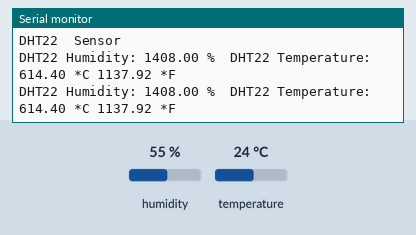
A sketch run on a simulated Arduino Uno, built with avr-gcc and run on an emulated ATmega328P. Shown: the last lines printed to the serial monitor. Wiring (inferred from the names in the program): DHT11 sensor: data pin 2. The inputs (shaded band) are chosen by the test bench; at power-on: humidity 55 %, temperature 24 °C.

Above: at 4.8 s.
4.9 s: humidity set to 22 %
At 7.4 s:
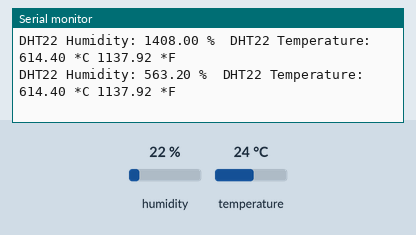
7.9 s: temperature set to 12 °C
At 9.2 s:
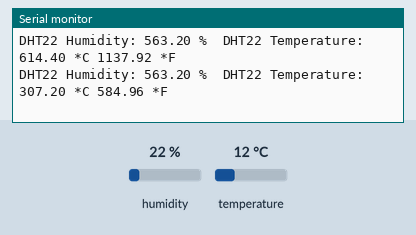
10.9 s: humidity set to 40 %
At 12.8 s:
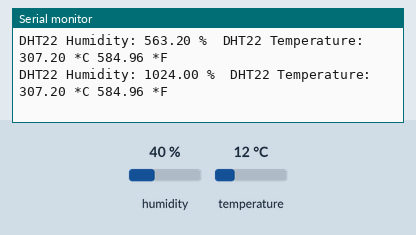
Timing chart, 0 to 14.3 s (numbered marks = the images above; inputs shaded):
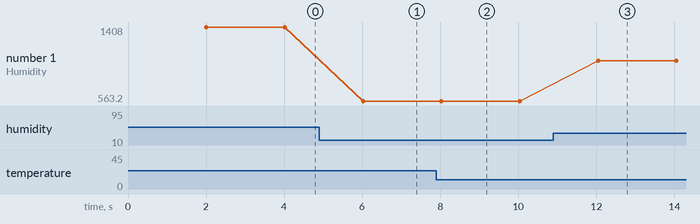

Measured:
- after the input at 4.9 s, the serial monitor: prints a new line after 1.1 s (image 1)
- after the input at 7.9 s, the serial monitor: prints a new line after 0.13 s (image 2)
- after the input at 10.9 s, the serial monitor: prints a new line after 1.1 s (image 3)
- plotted number 1: 1408 → 563.2 after the input at 4.9 s, 563.2 → 1024 after the input at 10.9 s

The sketch:

7_ESP8266_________________________________DHT11_____LM35_Cm.ino
```cpp
/****************
  คอร์ส การใช้งาน ESP8266 ฉบับจับมือทำ สำหรับผู้เริ่มต้น
  https://www.facebook.com/IOTProductDesign/
****************/
#include "DHT.h"          // include file .h เพื่อใช้งาน Library

#define DHTPIN 2         // DHT Pin  กำหนดเป็น D4
#define DHTTYPE DHT22   // DHT 22  (AM2302), AM2321 หากใช้ DHT22 ให้ uncomment บรรทัดนี้ แล้ว comment บรรทัด DHT11 ออกแทน

DHT dht(DHTPIN, DHTTYPE); // ประกาศตัวแปรคลาส dht

void setup() {
  Serial.begin(9600);                       // เซต Baud rate ของ Serial Port เป็น 9600 ที่ใช้สำหรับ Serial Monitor
  Serial.println("DHT22  Sensor");    // ส่งข้อความออกทาง Serial Monitor พร้อมขึ้นบรรทัดใหม่
  dht.begin();                              // initial ตัวแปรคลาส dht
}

void loop() {

  delay(2000);                              // หน่วงเวลา 2 วินาทีให้เซนเซอร์ทำงาน
  float h = dht.readHumidity();             // อ่านค่าความชื้นด้วยฟังก์ชั่น readHumidity ไปยังตัวแปร h
  float t = dht.readTemperature();          // อ่านค่าอุณหภูมิด้วยฟังก์ชั่น readTemperature ไปยังตัวแปร t
  float f = dht.readTemperature(true);      // ส่งผ่าน True ไปยังฟังก์ชั่น readTemperature เพื่ออ่านค่าเป็นหน่วย Fahrenheit ไปยังตัวแปร f


  if (isnan(h) || isnan(t) || isnan(f)) {                 // เช็คตัวแปรทุกตัวมีตัวใดตัวหนึ่งเป็น อนันต์ ถือว่าอ่านค่าไม่สำเร็จ
    Serial.println("Failed to read from DHT sensor!");    // ส่งข้อความออกทาง Serial Monitor พร้อมขึ้นบรรทัดใหม่
    return;                                               // เช็คถ้าอ่านค่าไม่สำเร็จให้เริ่มอ่านใหม่ โดยกระโดดกลับไปยังบรรทัด loop() ใหม่
  }

  Serial.print("DHT22 Humidity: ");                       // ส่งข้อความออกทาง Serial Monitor
  Serial.print(h);
  Serial.print(" %\t");                                   // \t คือการใช้ Tab จะเว้นระยะห่างตัวอักษรเหมือนใช้โปรแกรมพิมพ์ Word ทั่วไป
  Serial.print("DHT22 Temperature: ");
  Serial.print(t);
  Serial.print(" *C ");
  Serial.print(f);
  Serial.print(" *F\t\n");                                // \n คือการกด Enter จะขึ้นบรรทัดใหม่เหมือนใช้โปรแกรมพิมพ์ Word ทั่วไป
}
```
